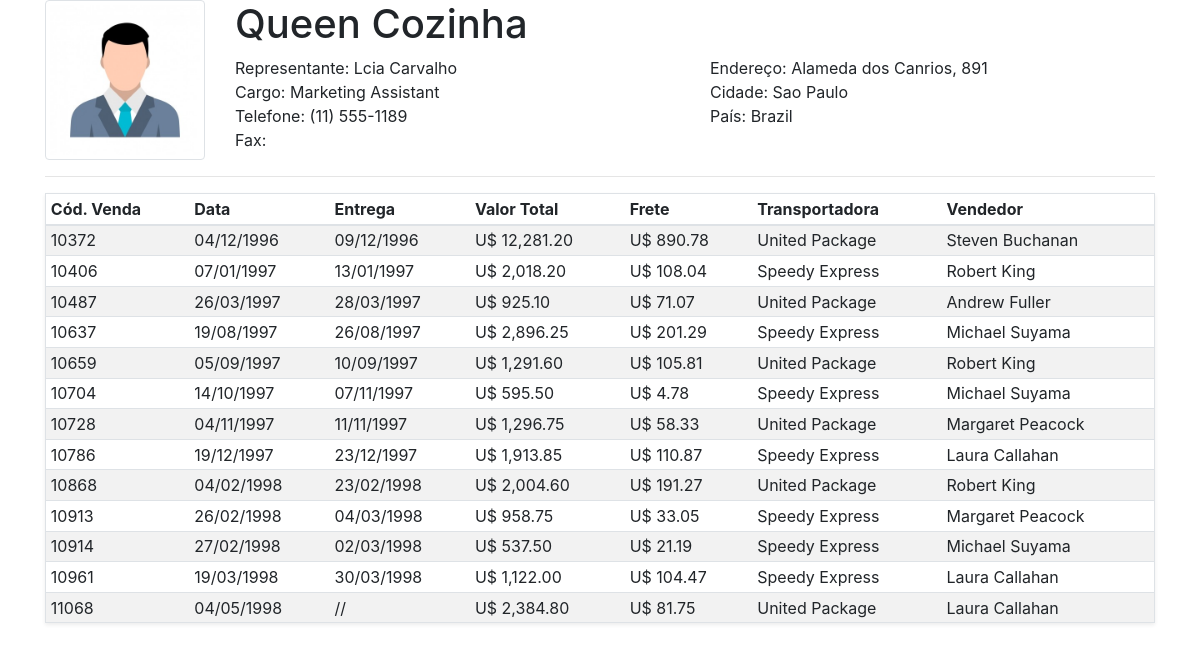
The app's page /Painel.php?idPg=11&tbl=customers&column=CustomerID&id=QUEEN, older data.
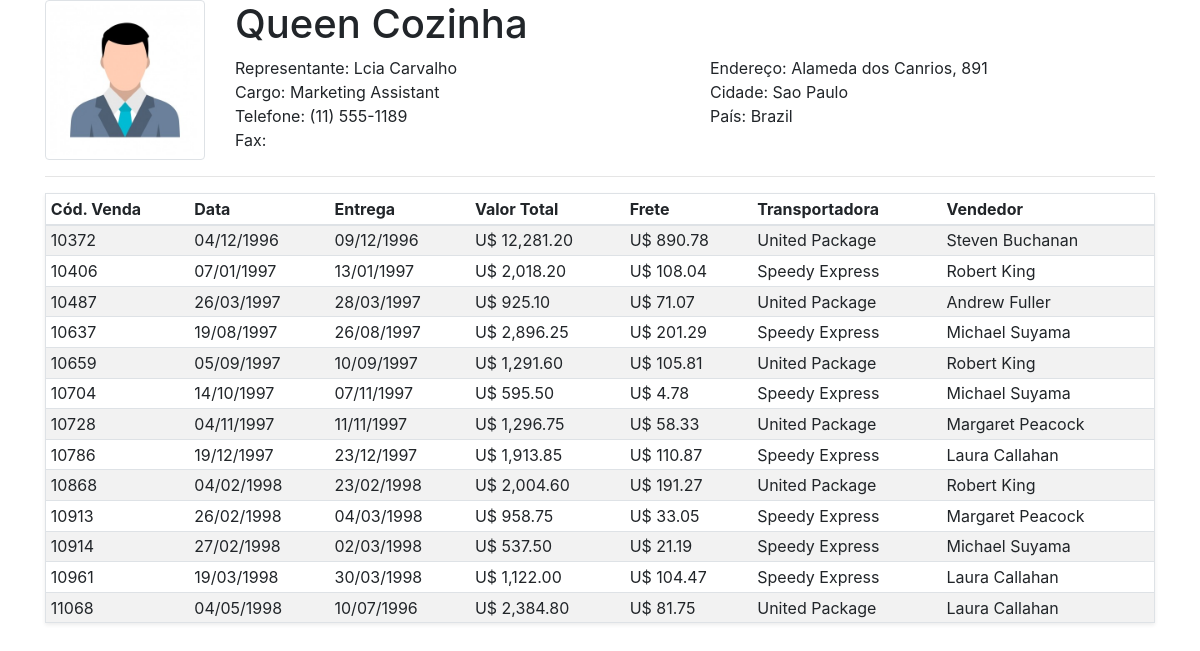
The same page, newer data.
### tables this page shows
CREATE TABLE IF NOT EXISTS `orders` (
  `OrderID` int(11) NOT NULL AUTO_INCREMENT,
  `CustomerID` varchar(5) DEFAULT NULL,
  `EmployeeID` int(11) DEFAULT NULL,
  `OrderDate` datetime DEFAULT NULL,
  `RequiredDate` datetime DEFAULT NULL,
  `ShippedDate` datetime DEFAULT NULL,
  `ShipVia` int(11) DEFAULT NULL,
  `Freight` decimal(10,4) DEFAULT '0.0000',
  `ShipName` varchar(40) DEFAULT NULL,
  `ShipAddress` varchar(60) DEFAULT NULL,
  `ShipCity` varchar(15) DEFAULT NULL,
  `ShipRegion` varchar(15) DEFAULT NULL,
  `ShipPostalCode` varchar(10) DEFAULT NULL,
  `ShipCountry` varchar(15) DEFAULT NULL,
  PRIMARY KEY (`OrderID`),
  KEY `OrderDate` (`OrderDate`),
  KEY `ShippedDate` (`ShippedDate`),
  KEY `ShipPostalCode` (`ShipPostalCode`),
  KEY `FK_Orders_Customers` (`CustomerID`),
  KEY `FK_Orders_Employees` (`EmployeeID`),
  KEY `FK_Orders_Shippers` (`ShipVia`)
);

CREATE TABLE IF NOT EXISTS `shippers` (
  `ShipperID` int(11) NOT NULL AUTO_INCREMENT,
  `CompanyName` varchar(40) NOT NULL,
  `Phone` varchar(24) DEFAULT NULL,
  PRIMARY KEY (`ShipperID`)
);

CREATE TABLE IF NOT EXISTS `employees` (
  `EmployeeID` int(11) NOT NULL AUTO_INCREMENT,
  `LastName` varchar(20) NOT NULL,
  `FirstName` varchar(10) NOT NULL,
  `Title` varchar(30) DEFAULT NULL,
  `TitleOfCourtesy` varchar(25) DEFAULT NULL,
  `BirthDate` datetime DEFAULT NULL,
  `HireDate` datetime DEFAULT NULL,
  `Address` varchar(60) DEFAULT NULL,
  `City` varchar(15) DEFAULT NULL,
  `Region` varchar(15) DEFAULT NULL,
  `PostalCode` varchar(10) DEFAULT NULL,
  `Country` varchar(15) DEFAULT NULL,
  `HomePhone` varchar(24) DEFAULT NULL,
  `Extension` varchar(4) DEFAULT NULL,
  `Photo` longblob,
  `Notes` mediumtext NOT NULL,
  `ReportsTo` int(11) DEFAULT NULL,
  `PhotoPath` varchar(255) DEFAULT NULL,
  `Salary` float DEFAULT NULL,
  PRIMARY KEY (`EmployeeID`),
  KEY `LastName` (`LastName`),
  KEY `PostalCode` (`PostalCode`),
  KEY `FK_Employees_Employees` (`ReportsTo`)
);

### FuncoesDAO.php (called while the page is built, shortened)
<?php
function consultarPorId($vConn, $tbl, $column, $id){
    $sqlCliente = "Select * from $tbl where $column like '$id'";
    $rsCliente = mysqli_query($vConn, $sqlCliente) or die(mysqli_error($vConn));
    return $rsCliente;
}
function listarVendasCliente($vConn, $id){
    $sqlVendas = "Select * from orders O, employees E, Shippers S where O.CustomerId like '$id' and O.EmployeeID = E.EmployeeID and O.ShipVia = S.ShipperID";
    $rsVendas = mysqli_query($vConn, $sqlVendas) or die(mysqli_error($vConn));
    return $rsVendas;
}
function calcularCompra($vConn, $idVenda){
    $sqlTotal = "SELECT sum(OD.UnitPrice * OD.Quantity) as total FROM Orderdetails OD,";
    $sqlTotal .= "Orders O where OD.orderid = O.orderid and O.orderid = $idVenda";
    $rsTotal = mysqli_query($vConn, $sqlTotal) or die(mysqli_error($vConn));
    $tblTotal = mysqli_fetch_array($rsTotal);
    return $tblTotal['total'];
}
function corrigirData($tmpData){
    $vData = explode("-", $tmpData);
    $vDia = explode(" ", $vData[2]);
    return $vDia[0] . "/" . $vData[1] . "/" . $vData[0];
}
?>

### InfoCliente.php (the view)
<?php
$id = $_GET['id'];
$tbl = $_GET['tbl'];
$column = $_GET['column'];
$rsCliente = consultarPorId($vConn, $tbl, $column, $id);
$rsVenda = listarVendasCliente($vConn, $id);
$tblCliente = mysqli_fetch_array($rsCliente);
?>
<div class="row">
    <div class="col-lg-2">
        <img src="img/user.jpg" class="img-thumbnail">
    </div>
    <div class="col-lg-10">
        <div class="row">
            <div class="col-lg-12">
                <h1><?= $tblCliente['CompanyName'] ?></h1>
            </div>
        </div>
        <div class="row">
            <div class="col-lg-6">
                Representante: <?= $tblCliente['ContactName'] ?><br>
                Cargo: <?= $tblCliente['ContactTitle'] ?><br>
                Telefone: <?= $tblCliente['Phone'] ?><br>
                Fax: <?= $tblCliente['Fax'] ?><br>
            </div>
            <div class="col-lg-6">
                Endereço: <?= $tblCliente['Address'] ?><br>
                Cidade: <?= $tblCliente['City'] ?><br>
                País: <?= $tblCliente['Country'] ?><br>
            </div>
        </div>
    </div>
</div>
        <hr>
        <table class="table table-sm table-striped shadow-sm border">
            <thead>
                    <th>Cód. Venda</th>
                    <th>Data</th>
                    <th>Entrega</th>
                    <th>Valor Total</th>
                    <th>Frete</th>
                    <th>Transportadora</th>
                    <th>Vendedor</th>
            </thead>
            <tbody>
                <?php
                while ($tblVenda = mysqli_fetch_array($rsVenda)) {
                    ?>
                    <tr>
                        <td><?= $tblVenda['OrderID'] ?></td>
                        <td><?= corrigirData($tblVenda['OrderDate']) ?></td>
                        <td><?= corrigirData($tblVenda['ShippedDate']) ?></td>
                        <td>U$ <?=number_format(calcularCompra($vConn, $tblVenda['OrderID']),2) ?></td>
                        <td>U$ <?= number_format($tblVenda['Freight'], 2) ?></td>
                        <td><?= $tblVenda['CompanyName'] ?></td>
                        <td><?= $tblVenda['FirstName'] . " " . $tblVenda['LastName'] ?></td>
                    </tr>
                <?php } ?>
            </tbody>
        </table>

Row changes from the older to the newer data that the page shows:
changed orders id 11068: ShippedDate "//" → "10/07/1996"
